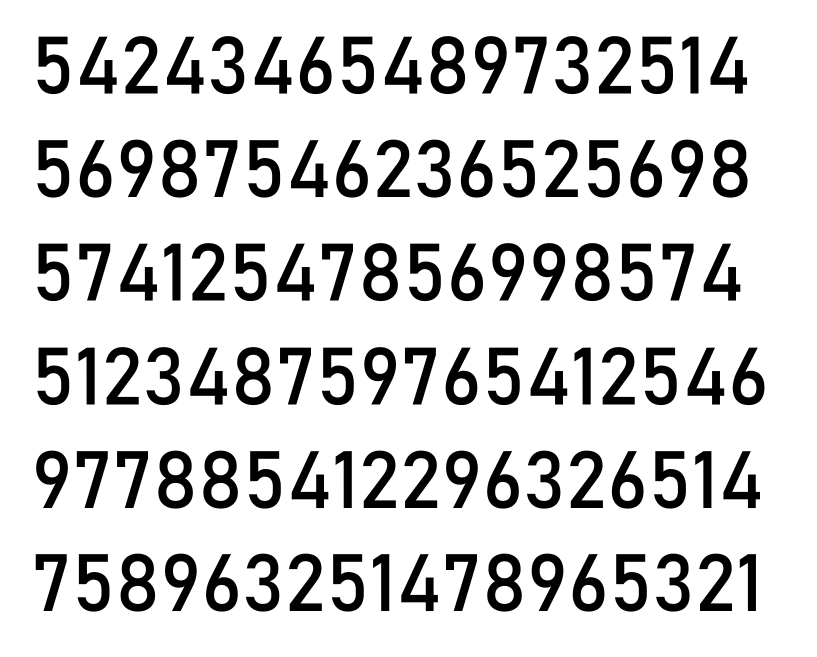
#> input picture Journaux/train_data.png, 1634 x 1313 px (shown at 1/2 size)
$ python -i predict_number.py   (imports and definitions only)
#> lines starting #> are read from the running program, lines starting #| are printed output that depends on the picture; after the words box and inside, x2 and y2 are one past the last pixel; in counts of white or black regions, pixels touching at a corner belong together
#> further down, picture is the input picture: shape (1313, 1634, 3); min 0, max 255, mean 212
# -*- coding: utf-8 -*-
"""
Created on Fri Nov 22 19:12:12 2019

@author: Ouistiti
"""

# =============================================================================
# TRAING PART
# =============================================================================

import numpy as np
import numpy as np
import cv2
import matplotlib.pyplot as plt

#######   training part    ###############
# [1 line that did not run here, left out]
# [1 line that did not run here, left out]
# [1 line that did not run here, left out]

model = cv2.ml.KNearest_create()
# [1 line not run here, left out]

def predict_number(im):
    out = np.zeros(im.shape,np.uint8)
    gray = cv2.cvtColor(im,cv2.COLOR_BGR2GRAY)
    blur = cv2.GaussianBlur(gray,(5,5),0)
    thresh = cv2.adaptiveThreshold(blur,255,1,1,11,2)
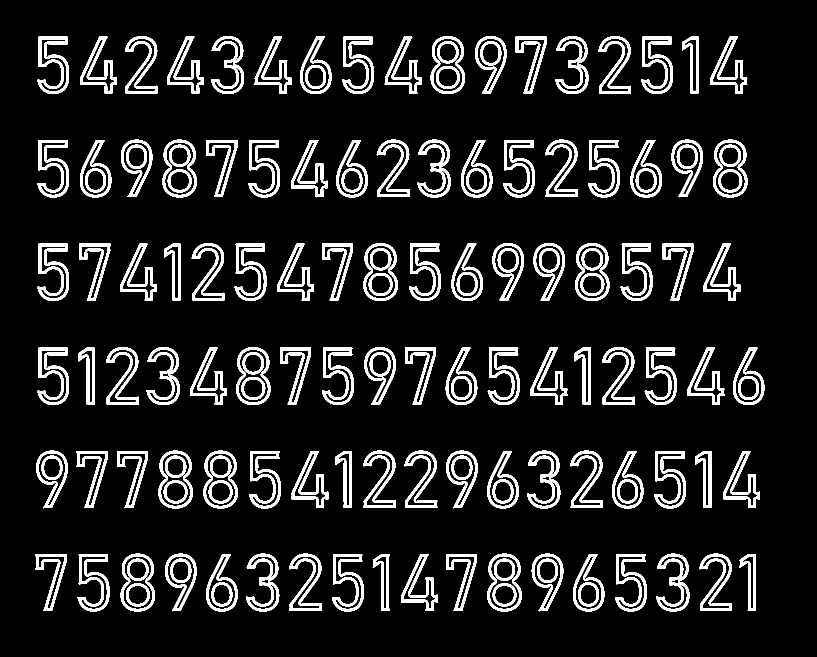
#> thresh: shape (1313, 1634) (shown at 1/2 size); 11.7% white; 147 white regions

    contours,hierarchy = cv2.findContours(thresh,cv2.RETR_EXTERNAL,cv2.CHAIN_APPROX_SIMPLE)
#> contours = 105 contours; largest, box (x1, y1, x2, y2) and area: (1426, 279, 1495, 395) 6366, (472, 694, 541, 810) 6362, (241, 1107, 310, 1223) 6356, (1150, 486, 1219, 602) 6356, (861, 72, 930, 188) 6356

    for cnt in contours:
    #    if cv2.contourArea(cnt)>500:
        [x,y,w,h] = cv2.boundingRect(cnt)
    #        if  h>110:
#        cv2.rectangle(im,(x,y),(x+w,y+h),(0,0,255),2)
        roi = gray[y:y+h,x:x+w]
        roismall = cv2.resize(roi,(10,10))
    #            plt.imshow(roismall)
        roismall = roismall.reshape((1,100))
        roismall = np.float32(roismall)
        retval, results, neigh_resp, dists = model.findNearest(roismall, k = 1)
#> this loop made 1 pass
#> (x, y, w, h) on pass 1: (1479, 1108, 33, 114)
#> pass 1, in predict_number, `roi = gray[y:y+h,x:x+w]`:
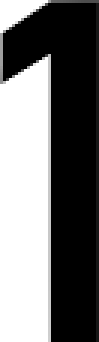
#> roi: shape (114, 33) (shown 3 times larger); min 0, max 255, mean 112
#        string = str(int((results[0][0])))
#        cv2.putText(out,string,(x,y+h),0,1,(0,255,0))

    return int((results[0][0]))


>>> import cv2
>>> picture = cv2.imread('train_data.png')
#> (the run stopped early here; a loop or call above may not have finished)
